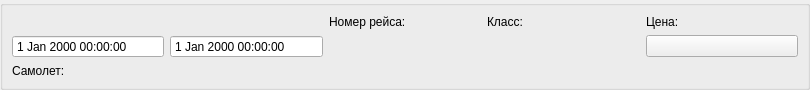
<?xml version="1.0" encoding="UTF-8"?>
<ui version="4.0">
 <class>Flight</class>
 <widget class="QWidget" name="Flight">
  <property name="geometry">
   <rect>
    <x>0</x>
    <y>0</y>
    <width>810</width>
    <height>98</height>
   </rect>
  </property>
  <property name="sizePolicy">
   <sizepolicy hsizetype="Minimum" vsizetype="Maximum">
    <horstretch>0</horstretch>
    <verstretch>0</verstretch>
   </sizepolicy>
  </property>
  <property name="minimumSize">
   <size>
    <width>0</width>
    <height>0</height>
   </size>
  </property>
  <property name="maximumSize">
   <size>
    <width>16777215</width>
    <height>16777215</height>
   </size>
  </property>
  <property name="windowTitle">
   <string>Form</string>
  </property>
  <layout class="QGridLayout" name="centralLayt">
   <property name="sizeConstraint">
    <enum>QLayout::SizeConstraint::SetMinAndMaxSize</enum>
   </property>
   <property name="leftMargin">
    <number>0</number>
   </property>
   <property name="topMargin">
    <number>0</number>
   </property>
   <property name="rightMargin">
    <number>0</number>
   </property>
   <property name="bottomMargin">
    <number>0</number>
   </property>
   <property name="horizontalSpacing">
    <number>10</number>
   </property>
   <property name="verticalSpacing">
    <number>20</number>
   </property>
   <item row="0" column="0" colspan="2">
    <widget class="QGroupBox" name="mainGBox">
     <property name="sizePolicy">
      <sizepolicy hsizetype="Minimum" vsizetype="Maximum">
       <horstretch>0</horstretch>
       <verstretch>0</verstretch>
      </sizepolicy>
     </property>
     <property name="title">
      <string/>
     </property>
     <property name="checkable">
      <bool>false</bool>
     </property>
     <layout class="QGridLayout" name="mainLayt">
      <item row="0" column="4">
       <widget class="QLabel" name="label_2">
        <property name="sizePolicy">
         <sizepolicy hsizetype="Minimum" vsizetype="Maximum">
          <horstretch>0</horstretch>
          <verstretch>0</verstretch>
         </sizepolicy>
        </property>
        <property name="text">
         <string>Класс:</string>
        </property>
       </widget>
      </item>
      <item row="0" column="2">
       <widget class="QLabel" name="arrivalCityLbl">
        <property name="sizePolicy">
         <sizepolicy hsizetype="Minimum" vsizetype="Maximum">
          <horstretch>0</horstretch>
          <verstretch>0</verstretch>
         </sizepolicy>
        </property>
        <property name="text">
         <string/>
        </property>
       </widget>
      </item>
      <item row="2" column="5">
       <widget class="QPushButton" name="costPBtn">
        <property name="sizePolicy">
         <sizepolicy hsizetype="Minimum" vsizetype="Maximum">
          <horstretch>0</horstretch>
          <verstretch>0</verstretch>
         </sizepolicy>
        </property>
        <property name="text">
         <string/>
        </property>
       </widget>
      </item>
      <item row="0" column="1">
       <widget class="QLabel" name="departureCityLbl">
        <property name="sizePolicy">
         <sizepolicy hsizetype="Minimum" vsizetype="Maximum">
          <horstretch>0</horstretch>
          <verstretch>0</verstretch>
         </sizepolicy>
        </property>
        <property name="text">
         <string/>
        </property>
       </widget>
      </item>
      <item row="0" column="5">
       <widget class="QLabel" name="label_3">
        <property name="sizePolicy">
         <sizepolicy hsizetype="Minimum" vsizetype="Maximum">
          <horstretch>0</horstretch>
          <verstretch>0</verstretch>
         </sizepolicy>
        </property>
        <property name="text">
         <string>Цена:</string>
        </property>
       </widget>
      </item>
      <item row="2" column="3">
       <widget class="QLabel" name="flightNumberLbl">
        <property name="sizePolicy">
         <sizepolicy hsizetype="Minimum" vsizetype="Maximum">
          <horstretch>0</horstretch>
          <verstretch>0</verstretch>
         </sizepolicy>
        </property>
        <property name="text">
         <string/>
        </property>
       </widget>
      </item>
      <item row="2" column="2">
       <widget class="QDateTimeEdit" name="arrivalTimeDTEdit">
        <property name="sizePolicy">
         <sizepolicy hsizetype="Minimum" vsizetype="Maximum">
          <horstretch>0</horstretch>
          <verstretch>0</verstretch>
         </sizepolicy>
        </property>
        <property name="readOnly">
         <bool>true</bool>
        </property>
        <property name="buttonSymbols">
         <enum>QAbstractSpinBox::ButtonSymbols::NoButtons</enum>
        </property>
       </widget>
      </item>
      <item row="0" column="3">
       <widget class="QLabel" name="label">
        <property name="sizePolicy">
         <sizepolicy hsizetype="Minimum" vsizetype="Maximum">
          <horstretch>0</horstretch>
          <verstretch>0</verstretch>
         </sizepolicy>
        </property>
        <property name="text">
         <string>Номер рейса:</string>
        </property>
       </widget>
      </item>
      <item row="2" column="1">
       <widget class="QDateTimeEdit" name="departureTimeDTEdit">
        <property name="sizePolicy">
         <sizepolicy hsizetype="Minimum" vsizetype="Maximum">
          <horstretch>0</horstretch>
          <verstretch>0</verstretch>
         </sizepolicy>
        </property>
        <property name="wrapping">
         <bool>false</bool>
        </property>
        <property name="readOnly">
         <bool>true</bool>
        </property>
        <property name="buttonSymbols">
         <enum>QAbstractSpinBox::ButtonSymbols::NoButtons</enum>
        </property>
       </widget>
      </item>
      <item row="2" column="4">
       <widget class="QLabel" name="flightClassLbl">
        <property name="sizePolicy">
         <sizepolicy hsizetype="Minimum" vsizetype="Maximum">
          <horstretch>0</horstretch>
          <verstretch>0</verstretch>
         </sizepolicy>
        </property>
        <property name="text">
         <string/>
        </property>
       </widget>
      </item>
      <item row="3" column="2">
       <widget class="QLabel" name="planeLbl">
        <property name="sizePolicy">
         <sizepolicy hsizetype="Minimum" vsizetype="Maximum">
          <horstretch>0</horstretch>
          <verstretch>0</verstretch>
         </sizepolicy>
        </property>
        <property name="text">
         <string/>
        </property>
       </widget>
      </item>
      <item row="3" column="1">
       <widget class="QLabel" name="label_4">
        <property name="sizePolicy">
         <sizepolicy hsizetype="Minimum" vsizetype="Maximum">
          <horstretch>0</horstretch>
          <verstretch>0</verstretch>
         </sizepolicy>
        </property>
        <property name="text">
         <string>Самолет:</string>
        </property>
        <property name="alignment">
         <set>Qt::AlignmentFlag::AlignLeading|Qt::AlignmentFlag::AlignLeft|Qt::AlignmentFlag::AlignVCenter</set>
        </property>
       </widget>
      </item>
     </layout>
    </widget>
   </item>
  </layout>
 </widget>
 <resources/>
 <connections/>
</ui>
